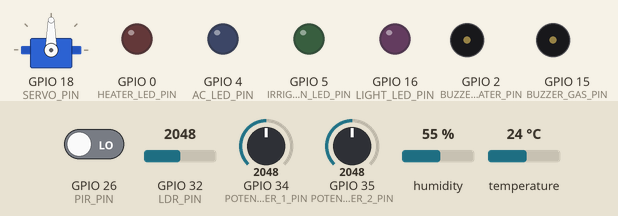
Recording of a sketch running on a simulated ESP32. On the bench: servo, output pins drawn as LEDs (lit = HIGH), buzzer (waves = sounding, pin HIGH). Inputs (shaded band) come from the test bench; at power-on: humidity 55 %, GPIO 32 (LDR_PIN) = 2048, GPIO 26 (PIR_PIN) LOW, GPIO 34 (POTENTIOMETER_1_PIN) = 2048, GPIO 35 (POTENTIOMETER_2_PIN) = 2048, temperature 24 °C. WiFi joins after 1.5 s; servers stay silent unless stated; the local clock reads 2024-03-15 10:24:30 at power-on unless the sketch sets it; no MQTT or app messages arrive unless stated; what the sketch prints to the serial monitor is not drawn.

Above: at 3.0 s.
3.1 s: humidity set to 31 %
8.4 s: humidity set to 28 %
At 12.2 s:
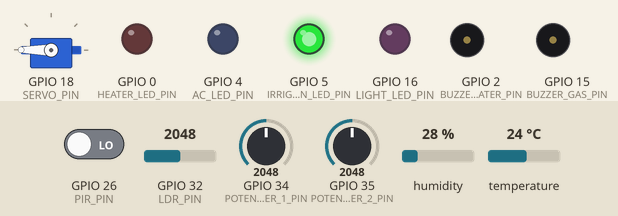
13.4 s: GPIO 32 (LDR_PIN) set to 1542
18.2 s: GPIO 32 (LDR_PIN) set to 1427
At 23.2 s:
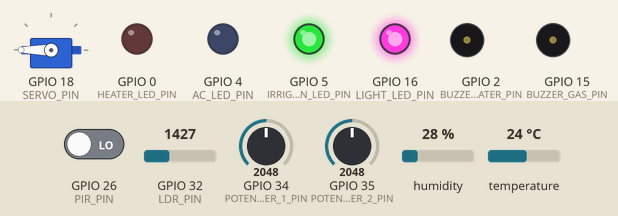
23.5 s: humidity set to 40 %
At 27.7 s:
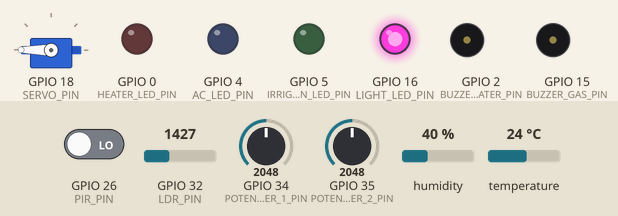
Timing chart, 0 to 29.2 s (numbered marks = the images above; inputs shaded):
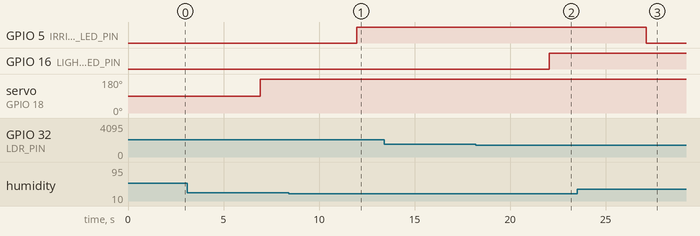

Measured:
- the behaviour switches between 30 and 29 % on humidity (found by bisection; images 0 and 1)
- the behaviour switches between 1501 and 1500 on GPIO 32 (LDR_PIN) (found by bisection; images 1 and 2)
- after the input at 8.4 s, GPIO 5 (IRRIGATION_LED_PIN): LOW → HIGH after 3.6 s
- after the input at 18.2 s, GPIO 16 (LIGHT_LED_PIN): LOW → HIGH after 3.9 s
- after the input at 23.5 s, GPIO 5 (IRRIGATION_LED_PIN): HIGH → LOW after 3.6 s

The sketch:

sketch.ino
```cpp
#define BLYNK_TEMPLATE_ID "TMPL2S0nBM5e3"
#define BLYNK_TEMPLATE_NAME "ems"
#define BLYNK_AUTH_TOKEN "Tz-YHr_ev527HImGl9MD4eSQ"
#include <WiFi.h>
#include "secrets.h"
#include <WiFiClientSecure.h>
#include <PubSubClient.h>
#include <ArduinoJson.h>
#include "DHTesp.h"
#include <ESP32Servo.h>
#include "time.h"
#include <BlynkSimpleEsp32.h>  // Include Blynk library for ESP32
// Virtual pins for Blynk control
#define V_HEATER_PIN V1   // Virtual pin for Heater LED control
#define V_AC_PIN V2       // Virtual pin for AC LED control
#define V_LIGHT_PIN V3    // Virtual pin for Light LED control
#define V_IRRIGATION_PIN V4  // Virtual pin for Irrigation LED control
#define V_SERVO_PIN V5
#define V_TEMPERATURE V6        // Temperature
#define V_HUMIDITY V7           // Humidity
#define V_LDR V8               // LDR (Light Sensor)
#define V_WATER_CONSUMPTION V9  // Water Consumption
#define V_GAS_LEVEL V10          // Gas Level
#define V_PIR V11
// Pin definitions
#define DHT1_PIN 21  // Temperature sensor pin
#define DHT2_PIN 19  // Soil moisture sensor pin (DHT2)
#define PIR_PIN 26   // PIR motion sensor pin
#define LDR_PIN 32    // Light sensor pin
#define POTENTIOMETER_1_PIN 34  // Gas level sensor pin
#define POTENTIOMETER_2_PIN 35  // Water consumption sensor pin
#define BUZZER_GAS_PIN 15  // Buzzer for gas consumption
#define BUZZER_WATER_PIN 2 // Buzzer for water leak
#define HEATER_LED_PIN 0   // LED for heater
#define AC_LED_PIN 4        // LED for AC
#define LIGHT_LED_PIN 16    // LED for light control
#define IRRIGATION_LED_PIN 5 // LED for irrigation
#define SERVO_PIN 18

#define AWS_IOT_PUBLISH_TOPIC "iot/data"
#define AWS_IOT_SUBSCRIBE_TOPIC "iot/commands"

// Initialize DHT sensors
DHTesp dhtSensor1;
DHTesp dhtSensor2;

// Variables for sensor readings
int gasLevel = 0;
int waterConsumptionLevel = 0;
int ldrValue = 0;
int pirValue = 0;
int soilMoisture = 0; // Soil moisture from DHT2 (humidity)

// Variables for Wi-Fi and MQTT connection
WiFiClientSecure net;
PubSubClient client(net);

// Timer for motion detection (no motion timeout)
unsigned long lastMotionTime = 0;
const unsigned long motionTimeout = 2000; // 3S in milliseconds

// Gas threshold for buzzer alert
const int GAS_THRESHOLD = 800;

Servo valveServo; // Servo for valve control

// Function to connect to Wi-Fi
void setup_wifi() {
  delay(10);
  Serial.print("Connecting to Wi-Fi...");
  WiFi.begin(WIFI_SSID, WIFI_PASSWORD);
  while (WiFi.status() != WL_CONNECTED) {
    delay(500);
    Serial.print(".");
  }
  Serial.println(" connected to Wi-Fi");
}

// Function to publish MQTT message
void publishMessage() {
  float t1 = dhtSensor1.getTemperature();
  float h2 = dhtSensor2.getHumidity();

  if (isnan(t1)) {
    Serial.println("Failed to read from DHT1 sensor. Retrying...");
    t1 = 25.0;
  }
  if (isnan(h2)) {
    Serial.println("Failed to read from DHT2 sensor. Retrying...");
    h2 = 50.0;
  }

  time_t now = time(nullptr);
  String timestamp = String(ctime(&now));

  String payload = "{\"timestamp\":\"" + timestamp +
                   "\", \"GasConsumption\":\"" + String(gasLevel) +
                   "\", \"WaterConsumption\":\"" + String(waterConsumptionLevel) +
                   "\", \"LDR\":\"" + String(ldrValue) +
                   "\", \"PIR\":\"" + String(pirValue) +
                   "\", \"DHT1_Temperature\":\"" + String(t1, 2) +
                   "\", \"DHT2_Humidity\":\"" + String(h2, 1) + "\"}";

  if (client.publish(AWS_IOT_PUBLISH_TOPIC, payload.c_str())) {
    Serial.println("Message published successfully: " + payload);
  } else {
    Serial.println("Message publish failed.");
  }


  Blynk.virtualWrite(V11, pirValue);
  Blynk.virtualWrite(V6, t1);                    // Send temperature to virtual pin V1
  Blynk.virtualWrite(V7, h2);                    // Send humidity to virtual pin V2
  Blynk.virtualWrite(V8, ldrValue);              // Send LDR value to virtual pin V3
  Blynk.virtualWrite(V9, waterConsumptionLevel); // Send water consumption to virtual pin V4
  Blynk.virtualWrite(V10, gasLevel);
}

void connectAWS() {
  WiFi.mode(WIFI_STA);
  WiFi.begin(WIFI_SSID, WIFI_PASSWORD);

  Serial.println("Connecting to Wi-Fi...");
  while (WiFi.status() != WL_CONNECTED) {
    delay(500);
    Serial.print(".");
  }

  Serial.println("Wi-Fi connected!");

  net.setCACert(AWS_CERT_CA);
  net.setCertificate(AWS_CERT_CRT);
  net.setPrivateKey(AWS_CERT_PRIVATE);

  client.setServer(AWS_IOT_ENDPOINT, 8883);
  client.setCallback(messageHandler);

  Serial.println("Connecting to AWS IoT...");
  while (!client.connected()) {
    if (client.connect(THINGNAME)) {
      Serial.println("Connected to AWS IoT!");
    } else {
      Serial.print("Connection failed, status: ");
      Serial.println(client.state());
      delay(2000);
    }
  }

  client.subscribe(AWS_IOT_SUBSCRIBE_TOPIC);
}

// MQTT message handler
void messageHandler(char* topic, byte* payload, unsigned int length) {
  Serial.print("Message received on topic [");
  Serial.print(topic);
  Serial.print("] : ");
  for (int i = 0; i < length; i++) {
    Serial.print((char)payload[i]);
  }
  Serial.println();
}

// Heating/Cooling management
void manageHeatingCooling(float temperature) {
  pirValue = digitalRead(PIR_PIN);

  if (pirValue == HIGH) {
    lastMotionTime = millis();

    if (temperature < 20.0) {
      Serial.println("Temperature is low. Turning on heater.");
      digitalWrite(HEATER_LED_PIN, HIGH);
      digitalWrite(AC_LED_PIN, LOW);
    } else if (temperature > 30.0) {
      Serial.println("Temperature is high. Turning on AC.");
      digitalWrite(HEATER_LED_PIN, LOW);
      digitalWrite(AC_LED_PIN, HIGH);
    } else {
      Serial.println("Temperature is optimal. Turning off heater and AC.");
      digitalWrite(HEATER_LED_PIN, LOW);
      digitalWrite(AC_LED_PIN, LOW);
    }
  } else if (millis() - lastMotionTime > motionTimeout) {
    Serial.println("No motion detected for a while. Turning off heater and AC.");
    digitalWrite(HEATER_LED_PIN, LOW);
    digitalWrite(AC_LED_PIN, LOW);
  }
}

// Lighting management
void manageLighting(int ldrValue) {
  if (ldrValue > 1500) {
    Serial.println("It's bright. Turning off light.");
    digitalWrite(LIGHT_LED_PIN, LOW);  // Turn off light if it's bright enough
  } else  {
    Serial.println("It's dark. Turning on light.");
    digitalWrite(LIGHT_LED_PIN, HIGH); // Turn on light if it's dark
  }
}

// Water leak detection
unsigned long leakStartTime = 0;  // Store the time when water consumption exceeds threshold
const unsigned long LEAK_THRESHOLD_TIME = 3000; // Time threshold for detecting water leak (in milliseconds)

void checkWaterLeak(int waterConsumption) {
  if (waterConsumption > 500) {  // Threshold for water leak
    if (leakStartTime == 0) {  // If this is the first time water consumption is above the threshold
      leakStartTime = millis();  // Record the time when the threshold is first exceeded
    } else if (millis() - leakStartTime > LEAK_THRESHOLD_TIME) {  // If water consumption is high for more than threshold time
      Serial.println("Water leak detected! Turning off valve.");
      digitalWrite(BUZZER_WATER_PIN, HIGH);  // Activate water leak buzzer
      valveServo.write(180);  // Move servo to 180 degrees (valve off)
      digitalWrite(BUZZER_WATER_PIN, LOW);  // Deactivate water leak buzzer
      leakStartTime = 0;  // Reset the timer after the leak has been detected and handled
    }
  } else {
    leakStartTime = 0;  // Reset timer if water consumption falls below the threshold
  }
}

// Smart irrigation
void manageIrrigation(int soilMoisture) {
  if (soilMoisture < 30) {
    Serial.println("Soil moisture is low. Activating irrigation.");
    digitalWrite(IRRIGATION_LED_PIN, HIGH); // Activate irrigation LED
  } else {
    Serial.println("Soil moisture is sufficient. Deactivating irrigation.");
    digitalWrite(IRRIGATION_LED_PIN, LOW);  // Deactivate irrigation LED
  }
}

// Gas monitoring
void monitorGas(int gasLevel) {
  if (gasLevel > GAS_THRESHOLD) {
    Serial.println("Gas level is high! Activating gas buzzer.");
    digitalWrite(BUZZER_GAS_PIN, HIGH); // Gas consumption buzzer
    digitalWrite(BUZZER_GAS_PIN, LOW);
  }
}

BLYNK_WRITE(V_HEATER_PIN) {
  int state = param.asInt();  // Get the value from the Blynk app
  Serial.print("Blynk received heater state: ");
  Serial.println(state);
  digitalWrite(HEATER_LED_PIN, state);  // Turn the heater LED on/off
}

// Function to control AC LED (Virtual pin V2)
BLYNK_WRITE(V_AC_PIN) {
  int state = param.asInt();  // Get the value from the Blynk app
  Serial.print("Blynk received AC state: ");
  Serial.println(state);
  digitalWrite(AC_LED_PIN, state);  // Turn the AC LED on/off
}

// Function to control Light LED (Virtual pin V3)
BLYNK_WRITE(V_LIGHT_PIN) {
  int state = param.asInt();  // Get the value from the Blynk app
  Serial.print("Blynk received light state: ");
  Serial.println(state);
  digitalWrite(LIGHT_LED_PIN, state);  // Turn the light LED on/off
}

// Function to control Irrigation LED (Virtual pin V4)
BLYNK_WRITE(V_IRRIGATION_PIN) {
  int state = param.asInt();  // Get the value from the Blynk app
  Serial.print("Blynk received irrigation state: ");
  Serial.println(state);
  digitalWrite(IRRIGATION_LED_PIN, state);  // Turn the irrigation LED on/off
}

// Function to control Servo (Virtual pin V5)
BLYNK_WRITE(V_SERVO_PIN) {
  int angle = param.asInt();  // Get the angle (0-180) from the Blynk app
  Serial.print("Blynk received servo angle: ");
  Serial.println(angle);
  valveServo.write(angle);  // Move the servo to the specified angle
}

void setup() {
  Serial.begin(115200);
  pinMode(HEATER_LED_PIN, OUTPUT);
  pinMode(AC_LED_PIN, OUTPUT);
  pinMode(LIGHT_LED_PIN, OUTPUT);
  pinMode(IRRIGATION_LED_PIN, OUTPUT);
  pinMode(BUZZER_GAS_PIN, OUTPUT);
  pinMode(BUZZER_WATER_PIN, OUTPUT);

  valveServo.attach(SERVO_PIN);  // Attach servo to control valve

  connectAWS();

  dhtSensor1.setup(DHT1_PIN, DHTesp::DHT22);  // Setup DHT1 for temperature
  dhtSensor2.setup(DHT2_PIN, DHTesp::DHT22);  // Setup DHT2 for soil moisture

  pinMode(PIR_PIN, INPUT);    // PIR sensor input
  pinMode(LDR_PIN, INPUT);    // LDR sensor input
  Blynk.begin(BLYNK_AUTH_TOKEN, WIFI_SSID, WIFI_PASSWORD);
   if (Blynk.connected()) {
    Serial.println("Blynk connected!");
  } else {
    Serial.println("Blynk not connected!");
  }
}


void loop() {
  float t1 = dhtSensor1.getTemperature();
  float h2 = dhtSensor2.getHumidity(); // Soil moisture from DHT2

  manageHeatingCooling(t1);

  gasLevel = analogRead(POTENTIOMETER_1_PIN);
  waterConsumptionLevel = analogRead(POTENTIOMETER_2_PIN);
  soilMoisture = h2; // Use the humidity reading as soil moisture
  ldrValue = analogRead(LDR_PIN);

  manageLighting(ldrValue);
  checkWaterLeak(waterConsumptionLevel);  // Check for water leak and turn off valve if necessary
  manageIrrigation(soilMoisture);
  monitorGas(gasLevel);
  Blynk.run();
  if (!client.connected()) {
    connectAWS();
  }
  client.loop();

  delay(5000);
  publishMessage();

}
```

secrets.h
```cpp
#include <pgmspace.h>
#define SECRET
#define THINGNAME "iotfrontierthing"
const char WIFI_SSID[] = "Wokwi-GUEST";
const char WIFI_PASSWORD[] = "";
const char AWS_IOT_ENDPOINT[] = "a1wqo0yvw-ats.iot.us-east-1.amazonaws.com";

static const char AWS_CERT_CA[] PROGMEM = R"EOF(
-----BEGIN CERTIFICATE-----
MIIDQTCCAimgAwIBAgITBmyfz5m/jAo54vB4ikPmljZbyjANBgkqhkiG9w0BAQsF
ADA5MQswCQYDVQQGEwJVUzEPMA0GA1UEChMGQW1hem9uMRkwFwYDVQQDExBBbWF6
b24gUm9vdCBDQSAxMB4XDTE1MDUyNjAwMDAwMFoXDTM4MDExNzAwMDAwMFowOTEL
MAkGA1UEBhMCVVMxDzANBgNVBAoTBkFtYXpvbjEZMBcGA1UEAxMQQW1hem9uIFJv
b3QgQ0EgM7c4cX8jJGKLhD+rcdqsq08p8kDi1Lsssssssssssssssssssscdfvv
93FcXmn/6pUCyziKrlA4b9v7LWIbxcceVOF34GfID5yHI9Y/QCB/IIDEgEw+OyQm
jgSubJrIqg0CAwEAAaNCMEAwDwYDVR0TAQH/BAUwAwEB/zAOBgNVHQ8BAf8EBAMC
AYYwHQYDVR0OBBYEFIQYzIU07LwMlJQuCFmcx7IQTgoIMA0GCSqGSIb3DQEBCwUA
A4IBAQCY8jdaQZChGsV2USggNiMOruYou6r4lK5IpDB/G/wkjUu0yKGX9rbxenDI
U5PMCCjjmCXPI6T53iHTfIUJrU6adTrCC2qJeHZERxhlbI1Bjjt/msv0tadQ1wUs
N+gDS63pYaACbvXy8MWy7Vu33PqUXHeeE6V/Uq2V8viTO96LXFvKWlJbYK8U90vv
o/ufQJVtMVT8QtPHRh8jrdkPSHCa2XV4cdFyQzR1bldZwgJcJmApzyMZFo6IQ6XU
5MsI+yMRQ+hDKXJioaldXgjUkK642M4UwtBV8ob2xJNDd2ZhwLnoQdeXeGADbkpy
rqXRfboQnoZsG4q5WTP468SQvvG5
-----END CERTIFICATE-----
)EOF";

static const char AWS_CERT_CRT[] PROGMEM = R"KEY(
  -----BEGIN CERTIFICATE-----
MIIDWTCCAkGgAwIBAgIULr2QGowDwhMpopIvVmR7cr2OgKQwDQYJKoZIhvcNAQEL
BQAwTTFLMEkGA1UECwxCQW1hem9uIFdlYiBTZXJ2aWNlcyBPPUFtYXpvbi5jb20g
SW5jLiBMPVNlYXR0bGqsssssssssssssssssssssVNsDimSPHRvs49JRILieaoRY
+mhCebLLyVrd5CwS0WaiALX+LV72dlI20N6IJqhfw/XloR33J7XedwqENlHQNy2+
lnIbO4xV9bP3imWRbOmnWv7701dxoXlCC8qIgmhe1ONggyYN6hDDY0VxG02FUiwV
espe8kGCPzpZ7tFusoYPV7T/cFLCRZcsYzugZCnWju5k4ZERPa8BodxjInvVBBGM
PGkCAwEAAaNgMF4wHwYDVR0jBBgwFoAU6a7CaKfzeF/uvvmFOMHEQIXWoc4wHQYD
VR0OBBYEFHkvloyQiTklJ62+z1dsUL472jovMAwGA1UdEwEB/wQCMAAwDgYDVR0P
AQH/BAQDAgeAMA0GCSqGSIb3DQEBCwUAA4IBAQA4GOXbVD6vzDRLLQa39W5L6xer
AsnF1CuoILcUjBUu2pzrOXYCy0AF+gGcod3jk8m8H4yxXfrznsBsL78mslnKygWm
pcBqjKgUw0rqM6go86ADcecuzXkwvhUV1/esEQCR/MzOPrsYIMB18mLl19oo11fR
WkCdUbziWjv/3wqFZRynWQMerZlPGPRy1DEzcCg6mKy1TyyUan6xQ+F1HvCoYnPb
TVgVcGhQbxBWgKq456CvXDPRaDv0kVC7WdYXThxjh0DHpGUkWQTydnLO7sREQguR
w/NkC/yRGIG63+lQOAuCgB7cRmfZK8wdvov6eTn+qCocTzaDQcS0MFuau+B8
-----END CERTIFICATE-----
)KEY";

static const char AWS_CERT_PRIVATE[] PROGMEM = R"KEY(
  -----BEGIN RSA PRIVATE KEY-----
MIIEowIBAAKCAQEAy397wZoAKny4Th9KhvfSqBQiyHgtMMpzrEbnVFbQxc+w08ea
BBcMRuSDi9f6DM/A4h22iKNqeMg+fYQrXZ0xKjduBwYq8kVng05XgWHHLCmVCx5r
f5ej+8yif5BU2wOKZI8dG+zj0lEguJ5qhFj6aEJ5ssvJWt3kLBLRZqIAtf4tXvZ2
UjbQ3ogmqF/D9eWhHfcntd53CoQ2UdA3Lb6Wchs7jFX1s/eKZZFs6ada/vvTV3Gh
eUILyoiCaF7U42CDJg3qEMNjRXEbTYVSLBV6yl7yQYI/Olnu0W6yhg9XtP9wUsJF
lyxjO6BkKdaO7mThkRE9rwGh3GMie9UEEYw8aQIDAQABAoIBAQDILbu7kpYfNVjH
4JgbdKVQmZ4tvaoWmNB447ajjFMKg2farDqhU1rMUfXlFqvu9l8zDy+D8dzGu5Rd
PCq8h+jZMnWVi0er0wIkdGg36ctXcgAfU+lDNhQlmgMvoPcYCr+UdAOaeMkTFqMt
eQgm8LBC50F31Gdab3QItuouH6a7Xm9WQ2e4QceXU3n5NvCOOdraXfvxdES/g9K1
G00hmbu5SFjGMLGpqLpZ8H0xIl3qzbNWMkqMcUVeRqEjTyG5gzx1xqM6cegDHkIs
p63q7bb8ZGCm3mlFv31eQ9CxEvI3ChgT1ZYHomHyGwvSKf1Zxk4cP94N2vHSFUoq
ak1UCggBAoGBAPWzH6QcIlzOBCaI918FmD098WALPOJzz8NjJsphkjhwop3b4g37
534tbB9074Id8I/nDGvw0S7DPE7LitLEyt4ZgCldYWQNi8y0nRVf2c25Elh3KKDW
BhFCXA3nebliEy7bVfziWLmVv9yFbIPBndfhufbnjiiygxxxxerrtycxdvvssxss
F0LVux0Z0621XPO2LOuL2lmkzR8ENx79ouNaBpZIV5qvzKawmXfB1OQIy/QDrCif
pw0Q4yRj9TR4qhi4HMQ1JQECgYBrQ9UeOEJ8+Yz7t6SD8evjZvHYPcY4WxuvRAkC
/NWNDVz7qJAF8uaeVb0c+Cf82gUPir1e4liUFl87dKVy2C9Qo+yP7EFk1VwAoE1U
mdPR3VwudNaIQHY+hxhDwV38dyjhAfL8cCCgl68K6hHORw10DNokYZdnviWSFco4
W8LAeQKBgC4kCD9VwpN2vYE0IDBhLsxKY59uCRVAcX8rizRMGyeYHl/7+PmPDpTH
jE1P1Z4GOyy0Tl//duFM0tkgWTqOTf9nPVMwimImh5VRODM6kfNdADQhoZw1t393
KqABisP2Rim2NvVVgZLRlA/HUbrhrIp7B490Ftd45qUjs4SqTxD/
-----END RSA PRIVATE KEY-----
)KEY";
```
